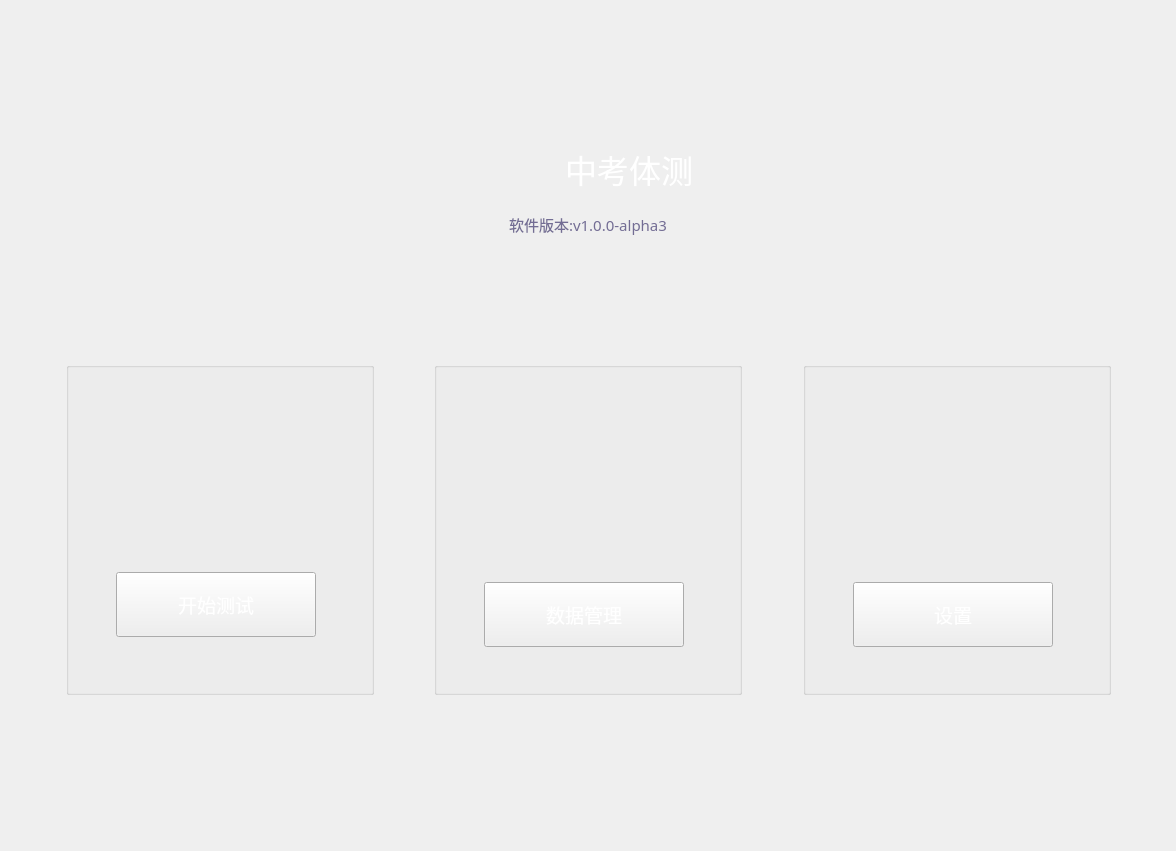
   <widget class="QWidget" name="page">
    <layout class="QVBoxLayout" name="verticalLayout_5">
     <item>
      <layout class="QHBoxLayout" name="horizontalLayout_2"/>
     </item>
     <item>
      <spacer name="verticalSpacer">
       <property name="orientation">
        <enum>Qt::Vertical</enum>
       </property>
       <property name="sizeType">
        <enum>QSizePolicy::Maximum</enum>
       </property>
       <property name="sizeHint" stdset="0">
        <size>
         <width>20</width>
         <height>120</height>
        </size>
       </property>
      </spacer>
     </item>
     <item>
      <layout class="QHBoxLayout" name="horizontalLayout_26">
       <item>
        <spacer name="horizontalSpacer_32">
         <property name="orientation">
          <enum>Qt::Horizontal</enum>
         </property>
         <property name="sizeHint" stdset="0">
          <size>
           <width>40</width>
           <height>20</height>
          </size>
         </property>
        </spacer>
       </item>
       <item>
        <layout class="QVBoxLayout" name="verticalLayout">
         <item>
          <layout class="QHBoxLayout" name="horizontalLayout_10">
           <item>
            <spacer name="horizontalSpacer_34">
             <property name="orientation">
              <enum>Qt::Horizontal</enum>
             </property>
             <property name="sizeHint" stdset="0">
              <size>
               <width>40</width>
               <height>20</height>
              </size>
             </property>
            </spacer>
           </item>
           <item>
            <widget class="QLabel" name="label_2">
             <property name="minimumSize">
              <size>
               <width>76</width>
               <height>76</height>
              </size>
             </property>
             <property name="maximumSize">
              <size>
               <width>76</width>
               <height>76</height>
              </size>
             </property>
             <property name="styleSheet">
              <string notr="true">border-image: url(:/resource/images/mainform/loginIcon.png);</string>
             </property>
             <property name="text">
              <string/>
             </property>
            </widget>
           </item>
           <item>
            <widget class="QLabel" name="label_3">
             <property name="minimumSize">
              <size>
               <width>192</width>
               <height>46</height>
              </size>
             </property>
             <property name="maximumSize">
              <size>
               <width>193</width>
               <height>46</height>
              </size>
             </property>
             <property name="font">
              <font>
               <family>Microsoft YaHei</family>
               <pointsize>24</pointsize>
              </font>
             </property>
             <property name="styleSheet">
              <string notr="true">color: rgb(255, 255, 255);</string>
             </property>
             <property name="text">
              <string>中考体测</string>
             </property>
             <property name="alignment">
              <set>Qt::AlignCenter</set>
             </property>
            </widget>
           </item>
           <item>
            <spacer name="horizontalSpacer_35">
             <property name="orientation">
              <enum>Qt::Horizontal</enum>
             </property>
             <property name="sizeHint" stdset="0">
              <size>
               <width>40</width>
               <height>20</height>
              </size>
             </property>
            </spacer>
           </item>
          </layout>
         </item>
         <item>
          <layout class="QHBoxLayout" name="horizontalLayout_9">
           <item>
            <spacer name="horizontalSpacer_5">
             <property name="orientation">
              <enum>Qt::Horizontal</enum>
             </property>
             <property name="sizeHint" stdset="0">
              <size>
               <width>40</width>
               <height>20</height>
              </size>
             </property>
            </spacer>
           </item>
           <item>
            <widget class="QLabel" name="label_11">
             <property name="minimumSize">
              <size>
               <width>139</width>
               <height>17</height>
              </size>
             </property>
             <property name="font">
              <font>
               <family>Microsoft YaHei</family>
               <pointsize>11</pointsize>
              </font>
             </property>
             <property name="styleSheet">
              <string notr="true">color: rgb(115, 109, 148);</string>
             </property>
             <property name="text">
              <string>软件版本:v1.0.0-alpha3</string>
             </property>
             <property name="alignment">
              <set>Qt::AlignCenter</set>
             </property>
            </widget>
           </item>
           <item>
            <spacer name="horizontalSpacer_7">
             <property name="orientation">
              <enum>Qt::Horizontal</enum>
             </property>
             <property name="sizeHint" stdset="0">
              <size>
               <width>40</width>
               <height>20</height>
              </size>
             </property>
            </spacer>
           </item>
          </layout>
         </item>
        </layout>
       </item>
       <item>
        <spacer name="horizontalSpacer_33">
         <property name="orientation">
          <enum>Qt::Horizontal</enum>
         </property>
         <property name="sizeHint" stdset="0">
          <size>
           <width>40</width>
           <height>20</height>
          </size>
         </property>
        </spacer>
       </item>
      </layout>
     </item>
     <item>
      <spacer name="verticalSpacer_22">
       <property name="orientation">
        <enum>Qt::Vertical</enum>
       </property>
       <property name="sizeType">
        <enum>QSizePolicy::Maximum</enum>
       </property>
       <property name="sizeHint" stdset="0">
        <size>
         <width>20</width>
         <height>120</height>
        </size>
       </property>
      </spacer>
     </item>
     <item>
      <layout class="QHBoxLayout" name="horizontalLayout">
       <item>
        <spacer name="horizontalSpacer">
         <property name="orientation">
          <enum>Qt::Horizontal</enum>
         </property>
         <property name="sizeHint" stdset="0">
          <size>
           <width>40</width>
           <height>20</height>
          </size>
         </property>
        </spacer>
       </item>
       <item>
        <widget class="QGroupBox" name="gbStartTestBtn">
         <property name="minimumSize">
          <size>
           <width>308</width>
           <height>333</height>
          </size>
         </property>
         <property name="title">
          <string/>
         </property>
         <widget class="QLabel" name="lbStartTestPic">
          <property name="geometry">
           <rect>
            <x>90</x>
            <y>50</y>
            <width>122</width>
            <height>138</height>
           </rect>
          </property>
          <property name="minimumSize">
           <size>
            <width>122</width>
            <height>138</height>
           </size>
          </property>
          <property name="styleSheet">
           <string notr="true">border-image: url(:/resource/images/mainform/startTestpng.png);</string>
          </property>
          <property name="text">
           <string/>
          </property>
         </widget>
         <widget class="QPushButton" name="pbStartTest">
          <property name="geometry">
           <rect>
            <x>50</x>
            <y>210</y>
            <width>200</width>
            <height>65</height>
           </rect>
          </property>
          <property name="minimumSize">
           <size>
            <width>200</width>
            <height>65</height>
           </size>
          </property>
          <property name="font">
           <font>
            <family>Microsoft YaHei</family>
            <pointsize>14</pointsize>
           </font>
          </property>
          <property name="styleSheet">
           <string notr="true">color: rgb(255, 255, 255);</string>
          </property>
          <property name="text">
           <string>开始测试</string>
          </property>
         </widget>
        </widget>
       </item>
       <item>
        <spacer name="horizontalSpacer_2">
         <property name="orientation">
          <enum>Qt::Horizontal</enum>
         </property>
         <property name="sizeHint" stdset="0">
          <size>
           <width>40</width>
           <height>20</height>
          </size>
         </property>
        </spacer>
       </item>
       <item>
        <widget class="QGroupBox" name="gbDataManageBtn">
         <property name="minimumSize">
          <size>
           <width>308</width>
           <height>333</height>
          </size>
         </property>
         <property name="title">
          <string/>
         </property>
         <widget class="QLabel" name="lbDataManage">
          <property name="geometry">
           <rect>
            <x>90</x>
            <y>40</y>
            <width>122</width>
            <height>138</height>
           </rect>
          </property>
          <property name="minimumSize">
           <size>
            <width>122</width>
            <height>138</height>
           </size>
          </property>
          <property name="styleSheet">
           <string notr="true">border-image: url(:/resource/images/mainform/dataManage.png);</string>
          </property>
          <property name="text">
           <string/>
          </property>
         </widget>
         <widget class="QPushButton" name="pbDataManage">
          <property name="geometry">
           <rect>
            <x>50</x>
            <y>220</y>
            <width>200</width>
            <height>65</height>
           </rect>
          </property>
          <property name="minimumSize">
           <size>
            <width>200</width>
            <height>65</height>
           </size>
          </property>
          <property name="font">
           <font>
            <family>Microsoft YaHei</family>
            <pointsize>14</pointsize>
           </font>
          </property>
          <property name="styleSheet">
           <string notr="true">color: rgb(255, 255, 255);</string>
          </property>
          <property name="text">
           <string>数据管理</string>
          </property>
         </widget>
        </widget>
       </item>
       <item>
        <spacer name="horizontalSpacer_26">
         <property name="orientation">
          <enum>Qt::Horizontal</enum>
         </property>
         <property name="sizeHint" stdset="0">
          <size>
           <width>40</width>
           <height>20</height>
          </size>
         </property>
        </spacer>
       </item>
       <item>
        <widget class="QGroupBox" name="gbSettingsBtn">
         <property name="minimumSize">
          <size>
           <width>308</width>
           <height>333</height>
          </size>
         </property>
         <property name="title">
          <string/>
         </property>
         <widget class="QPushButton" name="pbSetup">
          <property name="geometry">
           <rect>
            <x>50</x>
            <y>220</y>
            <width>200</width>
            <height>65</height>
           </rect>
          </property>
          <property name="minimumSize">
           <size>
            <width>200</width>
            <height>65</height>
           </size>
          </property>
          <property name="font">
           <font>
            <family>Microsoft YaHei</family>
            <pointsize>14</pointsize>
           </font>
          </property>
          <property name="styleSheet">
           <string notr="true">color: rgb(255, 255, 255);</string>
          </property>
          <property name="text">
           <string>设置</string>
          </property>
         </widget>
         <widget class="QLabel" name="lbDataManagePic">
          <property name="geometry">
           <rect>
            <x>90</x>
            <y>50</y>
            <width>122</width>
            <height>123</height>
           </rect>
          </property>
          <property name="minimumSize">
           <size>
            <width>122</width>
            <height>123</height>
           </size>
          </property>
          <property name="styleSheet">
           <string notr="true">border-image: url(:/resource/images/mainform/settings.png);</string>
          </property>
          <property name="text">
           <string/>
          </property>
         </widget>
        </widget>
       </item>
       <item>
        <spacer name="horizontalSpacer_4">
         <property name="orientation">
          <enum>Qt::Horizontal</enum>
         </property>
         <property name="sizeHint" stdset="0">
          <size>
           <width>40</width>
           <height>20</height>
          </size>
         </property>
        </spacer>
       </item>
      </layout>
     </item>
     <item>
      <spacer name="horizontalSpacer_3">
       <property name="orientation">
        <enum>Qt::Horizontal</enum>
       </property>
       <property name="sizeHint" stdset="0">
        <size>
         <width>1154</width>
         <height>20</height>
        </size>
       </property>
      </spacer>
     </item>
     <item>
      <spacer name="verticalSpacer_2">
       <property name="orientation">
        <enum>Qt::Vertical</enum>
       </property>
       <property name="sizeHint" stdset="0">
        <size>
         <width>20</width>
         <height>125</height>
        </size>
       </property>
      </spacer>
     </item>
    </layout>
   </widget>
